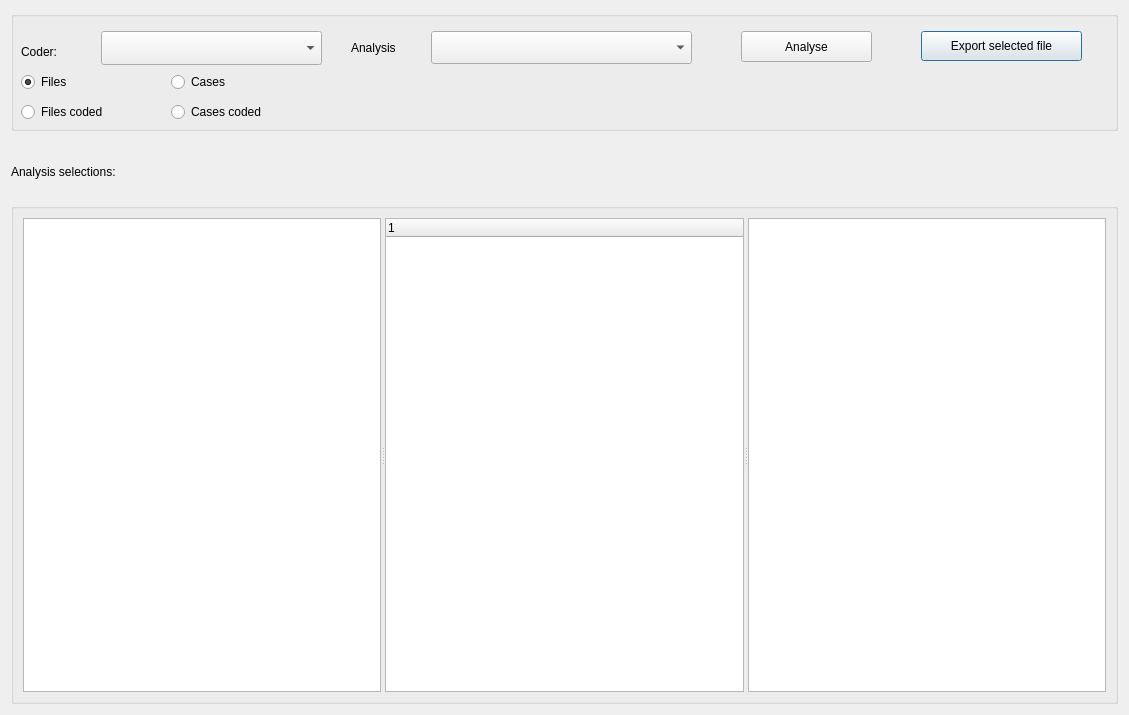
<?xml version="1.0" encoding="UTF-8"?>
<ui version="4.0">
 <class>Dialog_text_mining</class>
 <widget class="QDialog" name="Dialog_text_mining">
  <property name="windowModality">
   <enum>Qt::NonModal</enum>
  </property>
  <property name="geometry">
   <rect>
    <x>0</x>
    <y>0</y>
    <width>1129</width>
    <height>715</height>
   </rect>
  </property>
  <property name="windowTitle">
   <string>Text Mining</string>
  </property>
  <layout class="QVBoxLayout" name="verticalLayout">
   <item>
    <widget class="QGroupBox" name="groupBox">
     <property name="minimumSize">
      <size>
       <width>0</width>
       <height>120</height>
      </size>
     </property>
     <property name="maximumSize">
      <size>
       <width>16777215</width>
       <height>120</height>
      </size>
     </property>
     <property name="title">
      <string/>
     </property>
     <widget class="QPushButton" name="pushButton_export_selected">
      <property name="geometry">
       <rect>
        <x>910</x>
        <y>20</y>
        <width>161</width>
        <height>30</height>
       </rect>
      </property>
      <property name="text">
       <string>Export selected file</string>
      </property>
     </widget>
     <widget class="QPushButton" name="pushButton_search">
      <property name="geometry">
       <rect>
        <x>730</x>
        <y>20</y>
        <width>131</width>
        <height>31</height>
       </rect>
      </property>
      <property name="text">
       <string>Analyse</string>
      </property>
     </widget>
     <widget class="QLabel" name="label_2">
      <property name="geometry">
       <rect>
        <x>10</x>
        <y>30</y>
        <width>61</width>
        <height>22</height>
       </rect>
      </property>
      <property name="text">
       <string>Coder:</string>
      </property>
     </widget>
     <widget class="QComboBox" name="comboBox_coders">
      <property name="geometry">
       <rect>
        <x>90</x>
        <y>20</y>
        <width>221</width>
        <height>34</height>
       </rect>
      </property>
     </widget>
     <widget class="QRadioButton" name="radioButton_files">
      <property name="geometry">
       <rect>
        <x>10</x>
        <y>60</y>
        <width>102</width>
        <height>22</height>
       </rect>
      </property>
      <property name="text">
       <string>Files</string>
      </property>
      <property name="checked">
       <bool>true</bool>
      </property>
     </widget>
     <widget class="QRadioButton" name="radioButton_cases">
      <property name="geometry">
       <rect>
        <x>160</x>
        <y>60</y>
        <width>102</width>
        <height>22</height>
       </rect>
      </property>
      <property name="text">
       <string>Cases</string>
      </property>
     </widget>
     <widget class="QRadioButton" name="radioButton_files_coded">
      <property name="geometry">
       <rect>
        <x>10</x>
        <y>90</y>
        <width>151</width>
        <height>22</height>
       </rect>
      </property>
      <property name="text">
       <string>Files coded</string>
      </property>
     </widget>
     <widget class="QRadioButton" name="radioButton_cases_coded">
      <property name="geometry">
       <rect>
        <x>160</x>
        <y>90</y>
        <width>161</width>
        <height>22</height>
       </rect>
      </property>
      <property name="text">
       <string>Cases coded</string>
      </property>
     </widget>
     <widget class="QComboBox" name="comboBox_analysis">
      <property name="geometry">
       <rect>
        <x>420</x>
        <y>20</y>
        <width>261</width>
        <height>33</height>
       </rect>
      </property>
     </widget>
     <widget class="QLabel" name="label">
      <property name="geometry">
       <rect>
        <x>340</x>
        <y>27</y>
        <width>71</width>
        <height>20</height>
       </rect>
      </property>
      <property name="text">
       <string>Analysis</string>
      </property>
     </widget>
    </widget>
   </item>
   <item>
    <widget class="QLabel" name="label_selections">
     <property name="minimumSize">
      <size>
       <width>0</width>
       <height>60</height>
      </size>
     </property>
     <property name="maximumSize">
      <size>
       <width>16777213</width>
       <height>50</height>
      </size>
     </property>
     <property name="text">
      <string>Analysis selections:</string>
     </property>
     <property name="scaledContents">
      <bool>true</bool>
     </property>
     <property name="wordWrap">
      <bool>true</bool>
     </property>
    </widget>
   </item>
   <item>
    <widget class="QGroupBox" name="groupBox_2">
     <property name="title">
      <string/>
     </property>
     <layout class="QGridLayout" name="gridLayout">
      <item row="0" column="0">
       <widget class="QSplitter" name="splitter">
        <property name="orientation">
         <enum>Qt::Horizontal</enum>
        </property>
        <widget class="QTableWidget" name="tableWidget"/>
        <widget class="QTreeWidget" name="treeWidget">
         <column>
          <property name="text">
           <string notr="true">1</string>
          </property>
         </column>
        </widget>
        <widget class="QTextEdit" name="textEdit"/>
       </widget>
      </item>
     </layout>
    </widget>
   </item>
  </layout>
 </widget>
 <tabstops>
  <tabstop>comboBox_coders</tabstop>
  <tabstop>pushButton_search</tabstop>
  <tabstop>pushButton_export_selected</tabstop>
  <tabstop>textEdit</tabstop>
 </tabstops>
 <resources/>
 <connections/>
</ui>
